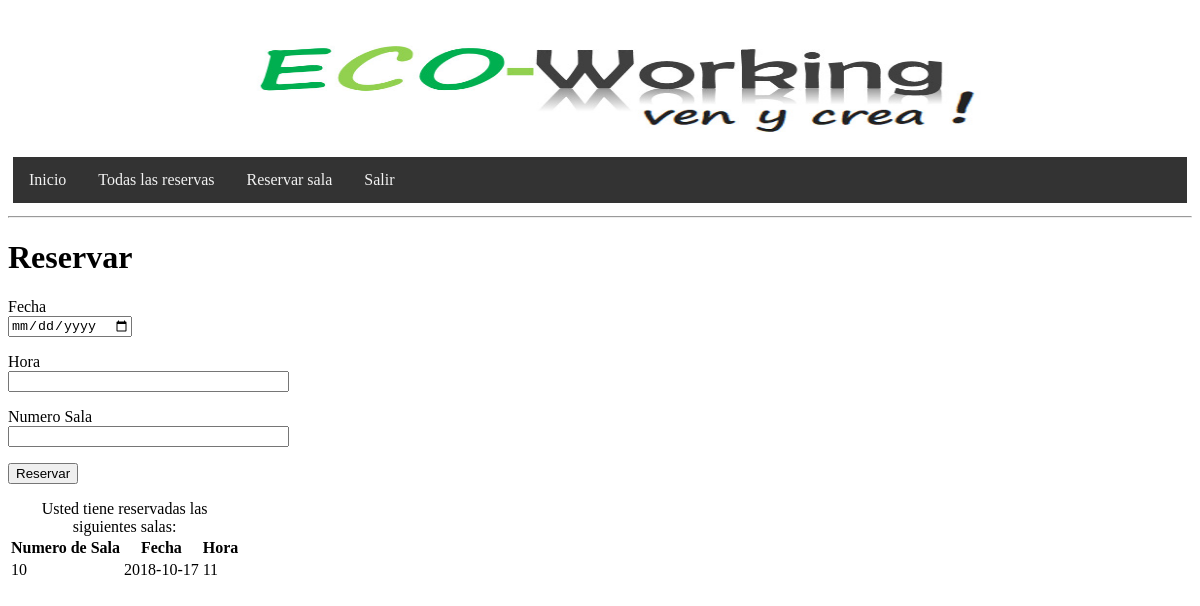
Screenshot of /reservar (signed in) with the database file from the repository.
### app/models.py (models this page shows)
class Sala(db.Model):
    id = db.Column(db.Integer, primary_key=True)
    numero = db.Column(db.Integer, index=True)
    fecha = db.Column(db.Date)
    hora = db.Column(db.String(100))
    user_id = db.Column(db.Integer, db.ForeignKey('user.id'))

### app/routes.py (the view, shortened to what this page needs)
@app.route("/reservar", methods=['GET', 'POST'])
@login_required
def reservar():
	form = ReservarForm()
	salas = current_user.salas_reservadas(current_user.get_id())
	return render_template("reservar.html", form=form, salas=salas)

### app/forms.py
class ReservarForm(FlaskForm):
    fecha = DateField("Fecha", format='%Y-%m-%d', validators=[DataRequired()])
    hour = StringField("Hora", validators=[DataRequired()])
    numero = StringField("Numero Sala", validators=[DataRequired()])
    submit = SubmitField("Reservar")

### app/models.py (called while the page is built)
@login.user_loader
def user_loader(id):
    return User.query.get(int(id))

    def get_id(self):
        return self.id

    def salas_reservadas(self, el_id):
        return Sala.query.filter_by(user_id=el_id)

### app/templates/reservar.html (shortened to what this page needs)
{% extends "base.html" %}
{% block content %}
<h1>Reservar</h1>
<form action="" method="post">
    <p>
        {{ form.fecha.label }}<br>
        {{ form.fecha(class='datepicker') }}
    </p>
    <p>
        {{ form.hour.label }}<br>
        {{ form.hour(size=32) }}
    </p>
    <p>
        {{ form.numero.label }}<br>
        {{ form.numero(size=32) }}
    </p>
    <p>{{ form.submit() }}</p>
    </form>
{% if salas %}
<table>
   <caption>Usted tiene reservadas las siguientes salas:</caption>
    <tr>
       <th>Numero de Sala</th>
       <th>Fecha</th>
       <th>Hora</th>
   </tr>
    {% for sala in salas%}
    <tr>
       <td>{{ sala.numero }}</td>
       <td>{{ sala.fecha }}</td>
       <td>{{ sala.hora }}</td>
   </tr>
    {% endfor %}
</table>
{% else %}
<h3>No tiene ninguna sala reservada</h3>
{% endif %}
{% endblock %}

### rows the page displays
Sala: numero "10", fecha "2018-10-17", hora "11"
